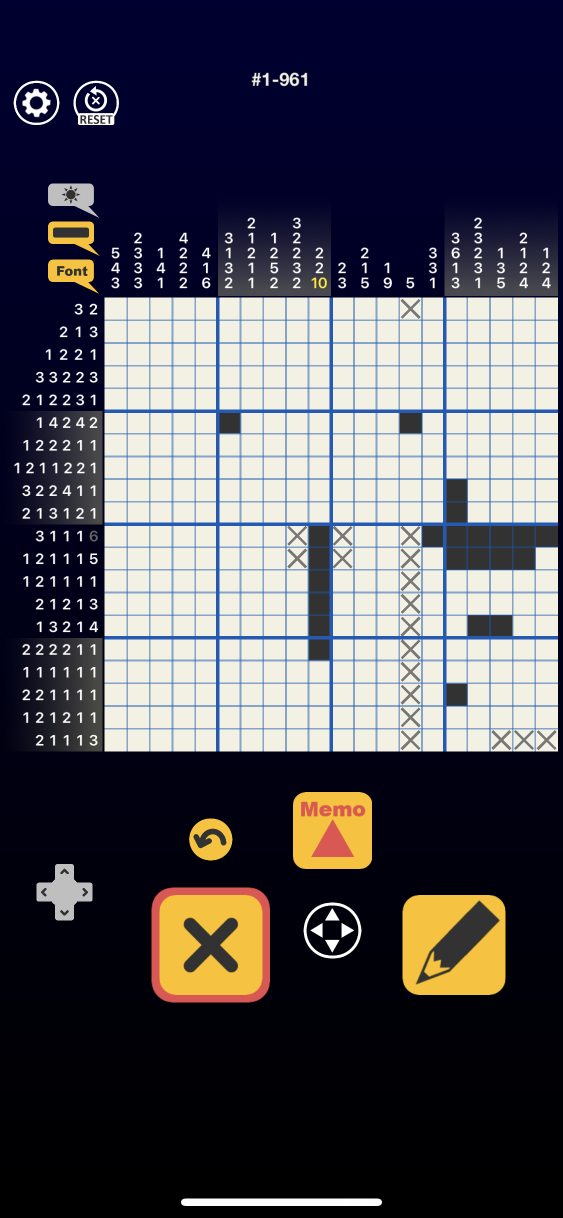
#> input picture data/nemo1.png, 1125 x 2436 px (shown at 1/2 size)
$ python -i _1_image_process.py   (imports and definitions only)
#> lines starting #> are read from the running program, lines starting #| are printed output that depends on the picture; after the words box and inside, x2 and y2 are one past the last pixel; in counts of white or black regions, pixels touching at a corner belong together
import os
from collections import Counter

import cv2
import numpy as np
import pytesseract
import re
import pickle
# from _0_game_num import *

# import numpy as np
from scipy import stats
use_saved_setxy = True


def normalize_to_grid(points, grid_size):
    points = np.array(points)
    x, y = points[:, 0], points[:, 1]

    x_min, x_max = np.min(x), np.max(x)
    y_min, y_max = np.min(y), np.max(y)

    # 데이터의 범위 계산
    x_range = x_max - x_min
    y_range = y_max - y_min

    # 데이터 포인트 개수의 제곱근을 사용하여 초기 격자 수 추정
    initial_grid_size = int(np.sqrt(len(points)))

    # 격자 수를 지정된 범위 내로 조정
    # grid_size = np.clip(initial_grid_size, min_grid_size, max_grid_size)
    # grid_size = 30+1

    # 격자 간격 계산 (x와 y 방향 중 큰 값 사용)
    grid_step = max(x_range, y_range) / (grid_size - 1)

    # 각 점을 가장 가까운 격자점으로 이동
    x_normalized = np.round((x - x_min) / grid_step) * grid_step + x_min
    y_normalized = np.round((y - y_min) / grid_step) * grid_step + y_min

    # 정규화된 좌표를 새로운 배열로 결합
    normalized_points = np.column_stack((x_normalized, y_normalized))

    # 정규화된 x값과 y값을 set으로 변환
    x_set = set(x_normalized)
    y_set = set(y_normalized)

    return normalized_points, grid_size, x_set, y_set


def find_grid2(img_name):
#> called with img_name = '../data/nemo1.png'
    image  = cv2.imread(img_name)
#> image is the input picture: shape (2436, 1125, 3); mean B, G, R 87.1, 78.2, 79.7
    # cv2.imshow("Image", image)

    gray = cv2.cvtColor(image, cv2.COLOR_BGR2GRAY)
    # cv2.imshow("gray", gray)

    blur = cv2.GaussianBlur(gray, (5,5), 15)
    # cv2.imshow("blur", blur)

    thresh = cv2.adaptiveThreshold(blur, 255, 1, 1, 3, 2)
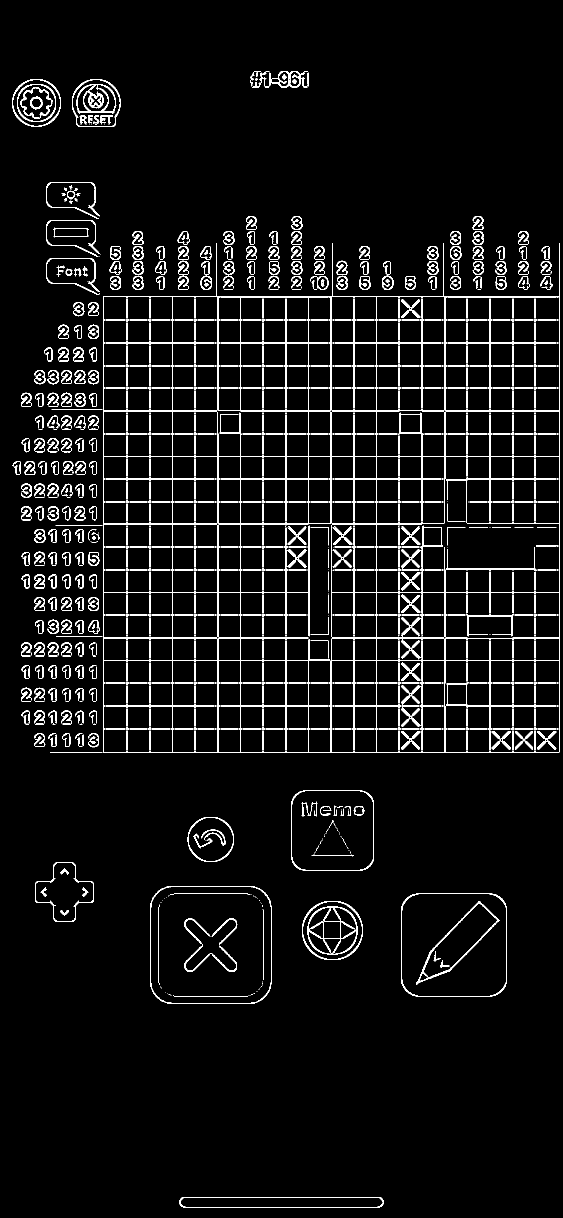
#> thresh: shape (2436, 1125) (shown at 1/2 size); 4.9% white in thin lines or dots
    # cv2.imshow("thresh", thresh)

    contours, _ = cv2.findContours(thresh, cv2.RETR_TREE, cv2.CHAIN_APPROX_SIMPLE)
#> contours = 2084 contours, 1605 with area under 20; largest, box (x1, y1, x2, y2) and area: (206, 486, 1119, 1506) 832658, (206, 592, 1119, 1506) 522791, (300, 1772, 543, 2008) 55160, (300, 1772, 543, 2008) 54809, (890, 592, 1119, 822) 52209

    max_area = 0
    c = 0
    for i in contours:
        area = cv2.contourArea(i)
        if area > 1000:
            if area > max_area:
                max_area = area
                best_cnt = i
                # image = cv2.drawContours(image, contours, c, (0, 255, 0), 3)
                # image = cv2.drawContours(image, contours, c, (0, 0, 255), 3)
        c+=1
#> this loop made 2084 passes
#> (area, max_area) on passes 1, 3, 9, 16, 625: (8078, 8078), (11356, 11356), (42241.5, 42241.5), (55159.5, 55159.5), (832658, 832658)
#> after the loop, best_cnt = contour of 24 points, box (x1, y1, x2, y2) (206, 486, 1119, 1506), area 832658; c = 2084; max_area = 832658

    mask = np.zeros((gray.shape),np.uint8)
    cv2.drawContours(mask,[best_cnt],0,255, -1)
#> mask: shape (2436, 1125); 30.5% white; 1 white region, box (x1, y1, x2, y2) and area: (206, 486, 1119, 1506) 834903
    cv2.drawContours(mask,[best_cnt],0,0,5)
#> mask: shape (2436, 1125); 29.9% white; 1 white region, box (x1, y1, x2, y2) and area: (210, 595, 1115, 1502) 819933
    # cv2.imshow("mask", mask)

    out = np.zeros_like(gray)
    out[mask == 255] = gray[mask == 255]
    # cv2.imshow("New image", out)

    blur = cv2.GaussianBlur(out, (5,5), 0)
    # cv2.imshow("blur1", blur)

    thresh = cv2.adaptiveThreshold(blur, 255, 1, 1, 11, 2)
#> thresh: shape (2436, 1125); 5.8% white; 16 white regions
    # cv2.imshow("thresh1", thresh)

    contours, _ = cv2.findContours(thresh, cv2.RETR_TREE, cv2.CHAIN_APPROX_SIMPLE)
#> contours = 373 contours, 11 with area under 20; largest, box (x1, y1, x2, y2) and area: (205, 591, 1120, 1507) 836242, (891, 595, 1116, 821) 17002, (209, 595, 434, 821) 17002, (891, 1277, 1116, 1503) 16990, (209, 1277, 434, 1503) 16964


    '''
    '''
    max_area = 0
    c = 0
    for i in contours:
        area = cv2.contourArea(i)
        if area > 1000:
            if area > max_area:
                max_area = area
                best_cnt = i
                # image = cv2.drawContours(image, contours, c, (0, 255, 0), 3)
                # image = cv2.drawContours(image, contours, c, (0, 0, 255), 3)
        c+=1
#> this loop made 373 passes
#> (area, max_area) on pass 1: (836242, 836242)
#> after the loop, best_cnt = contour of 28 points, box (x1, y1, x2, y2) (205, 591, 1120, 1507), area 836242; c = 373; max_area = 836242

    mask = np.zeros((gray.shape),np.uint8)
    cv2.drawContours(mask,[best_cnt],0,255, -1)
#> mask: shape (2436, 1125); 30.6% white; 1 white region, box (x1, y1, x2, y2) and area: (205, 591, 1120, 1507) 838066
    cv2.drawContours(mask,[best_cnt],0,0,5)
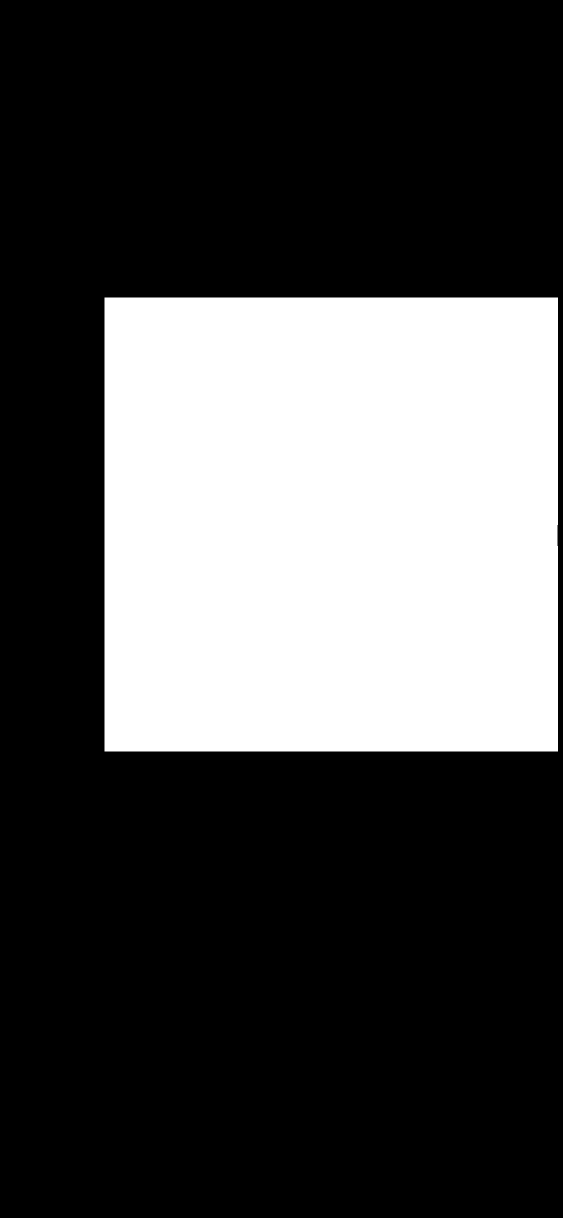
#> mask: shape (2436, 1125) (shown at 1/2 size); 30% white; 1 white region, box (x1, y1, x2, y2) and area: (209, 595, 1116, 1503) 823514
    # cv2.imshow("mask", mask)

    out = np.zeros_like(gray)
    out[mask == 255] = gray[mask == 255]
    # cv2.imshow("New image", out)

    blur = cv2.GaussianBlur(out, (5,5), 0)
    # cv2.imshow("blur1", blur)

    thresh = cv2.adaptiveThreshold(blur, 255, 1, 1, 11, 2)
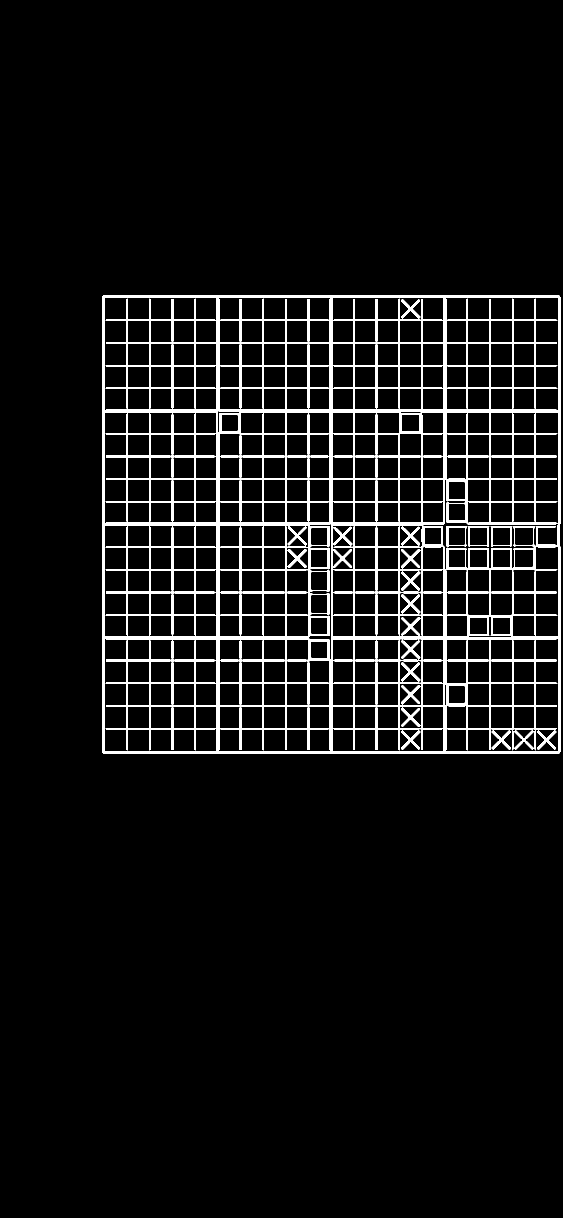
#> thresh: shape (2436, 1125) (shown at 1/2 size); 5.9% white; 16 white regions
    # cv2.imshow("thresh1", thresh)

    '''
    '''


    contours, _ = cv2.findContours(thresh, cv2.RETR_TREE, cv2.CHAIN_APPROX_SIMPLE)
#> contours = 373 contours, 11 with area under 20; largest, box (x1, y1, x2, y2) and area: (204, 590, 1121, 1508) 839864, (891, 594, 1117, 821) 17432, (208, 594, 434, 821) 17432, (891, 1277, 1117, 1504) 17420, (208, 1277, 434, 1504) 17393

    c = 0
    for i in contours:
        area = cv2.contourArea(i)
        if area > 1000/2:
            cv2.drawContours(image, contours, c, (0, 255, 0), 1)
        c+=1
#> this loop made 373 passes
#> area on passes 1, 5, 6: 839864, 9509.5, 427.5
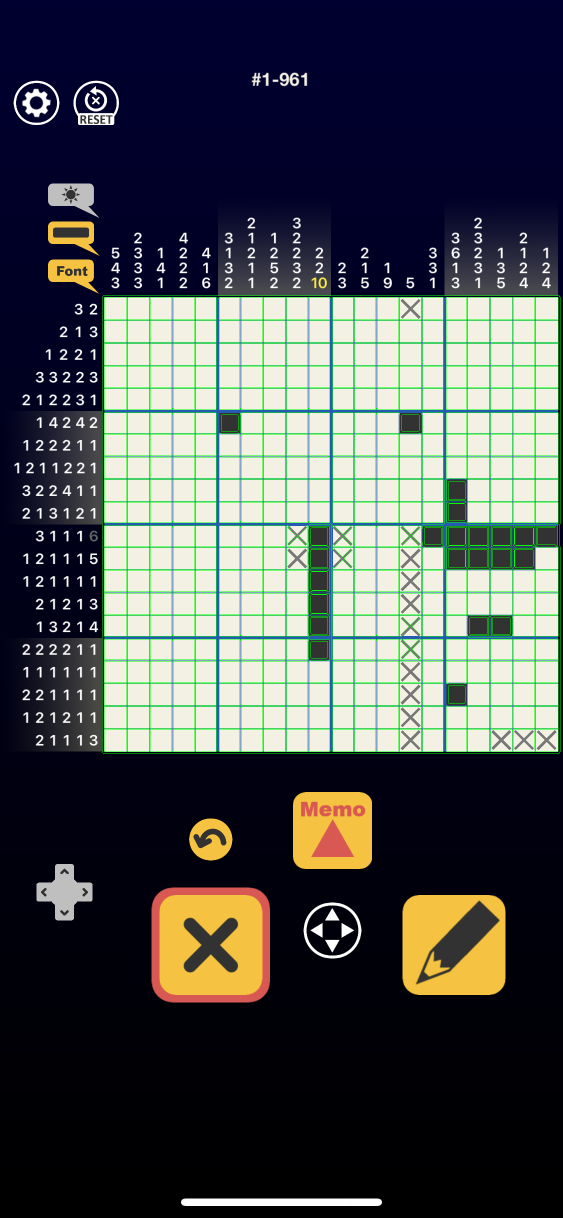
#> image: shape (2436, 1125, 3) (shown at 1/2 size); 2.68% of pixels changed, all inside (x1, y1, x2, y2) = (204, 590, 1121, 1508)
#> after the loop, c = 373

    min_w = 9999999
    min_h = 9999999
    # set_x = []
    # set_y = []
    set_xx = set()
    set_yy = set()
    points = []
    min_xx = 9999999
    min_yy = 9999999
    max_xx = 0
    max_yy = 0
    for idx in range(len(contours)):
        x, y, w, h = cv2.boundingRect(contours[idx])

        points.append((x, y))
        # points.append((x+w, y+h))

        # set_x.append(x)
        # set_y.append(y)
        set_xx.add(x)
        set_xx.add(x+w)
        set_yy.add(y)
        set_yy.add(y+h)

        # [4 lines of commented-out code are left out]
        if w < min_w:
            min_w = w
        if h < min_h:
            min_h = h
        if x < min_xx:
            min_xx = x
        if y < min_yy:
            min_yy = y
        if x+w > max_xx:
            max_xx = x+w
        if y+h > max_yy:
            max_yy = y+h
#> this loop made 373 passes
#> (x, y, w, h, min_w, min_h, min_xx, min_yy) on pass 1: (204, 590, 917, 918, 917, 918, 204, 590)
#> after the loop, max_xx = 1121; max_yy = 1508; min_h = 3; min_w = 3; min_xx = 204; min_yy = 590; points = 373 pairs, first value 204 to 1113, second value 590 to 1500; set_xx = 96 items; set_yy = 105 items

    set_xx = sorted(set_xx)
#> set_xx = 96 values from 204 to 1121
    set_yy = sorted(set_yy)
#> set_yy = 105 values from 590 to 1508

    count_x = 0
    for i in range(len(set_xx) - 1):
        diff = set_xx[i + 1] - set_xx[i]
        if diff > 10:
            count_x += 1
#> this loop made 95 passes
#> diff on passes 1 to 8: 4, 1, 3, 42, 1, 44, 1, 44
        # print(f'{i}: {set_xx[i]} -> Next: {set_xx[i + 1]}, Difference: {set_xx[i + 1] - set_xx[i]}')

    print(f'count_x: {count_x}')
#| count_x: 21

    global use_saved_setxy
    set_xy_filename = '../data/' +  f'nemo_{count_x}_xy.pos'
    if use_saved_setxy and os.path.exists(set_xy_filename):
        with open(set_xy_filename, 'rb') as f:
            set_x, set_y = pickle.load(f)
        return set_x, set_y

    normalized, grid_size, set_x, set_y = normalize_to_grid(points, count_x+1)

    set_x = {int(x) for x in set_x}
    set_y = {int(y) for y in set_y}

    # print("Original points:", points)
    # print("Normalized points:", normalized.tolist())
    # print("Estimated grid size:", grid_size)

    print(f'min_w: {min_w}, min_h: {min_h}')
#| min_w: 3, min_h: 3
    # sort set_x, set_y
    set_x = sorted(set_x)
    set_y = sorted(set_y)

    x_freq = Counter(set_x)
    y_freq = Counter(set_y)

    print(f'x_freq: {x_freq}')
#| x_freq: Counter({204: 1, 247: 1, 290: 1, 334: 1, 377: 1, 420: 1, 464: 1, 507: 1, 550: 1, 594: 1, 637: 1, 680: 1, 724: 1, 767: 1, 810: 1, 854: 1, 897: 1, 940: 1, 984: 1, 1027: 1, 1070: 1, 1114: 1})
    print(f'y_freq: {y_freq}')
#| y_freq: Counter({590: 1, 633: 1, 676: 1, 720: 1, 763: 1, 806: 1, 850: 1, 893: 1, 936: 1, 980: 1, 1023: 1, 1066: 1, 1110: 1, 1153: 1, 1196: 1, 1240: 1, 1283: 1, 1326: 1, 1370: 1, 1413: 1, 1456: 1, 1500: 1})


    for i in range(len(set_x) - 1):
        print(f'{i}: {set_x[i]} -> Next: {set_x[i + 1]}, Difference: {set_x[i + 1] - set_x[i]}')
#> this loop made 21 passes
#| 0: 204 -> Next: 247, Difference: 43
#| 1: 247 -> Next: 290, Difference: 43
#| 2: 290 -> Next: 334, Difference: 44
#| 3: 334 -> Next: 377, Difference: 43
#| 4: 377 -> Next: 420, Difference: 43
#> (further printed lines are left out)


    min_x = min(set_x)
    max_x = max(set_x)
    min_y = min(set_y)
    max_y = max(set_y)

    gap_x = ((max_xx - min_xx) - (max_x - min_x)) // 2
    gap_y = ((max_yy - min_yy) - (max_y - min_y)) // 2

    print(f'gap_x: {gap_x}, gap_y: {gap_y}')
#| gap_x: 3, gap_y: 4
    set_x = {x + gap_x for x in set_x}
    set_y = {y + gap_y for y in set_y}
    min_x += gap_x
    max_x += gap_x
    min_y += gap_y
    max_y += gap_y

    for x in set_x:
        cv2.line(image, (x, min_y), (x, max_y), (0, 0, 255), 2)
#> this loop made 22 passes
#> x on passes 1 to 8: 640, 770, 900, 1030, 293, 423, 553, 683
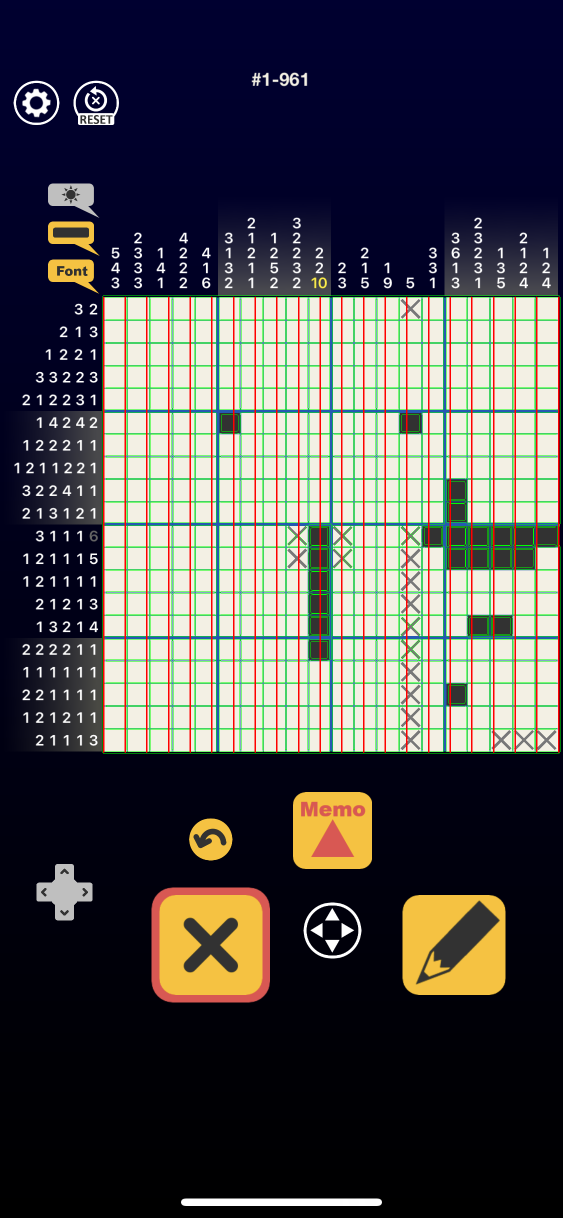
#> image: shape (2436, 1125, 3) (shown at 1/2 size); 2.2% of pixels changed, all inside (x1, y1, x2, y2) = (206, 593, 1119, 1506)
    for y in set_y:
        cv2.line(image, (min_x, y), (max_x, y), (0, 0, 255), 2)
#> this loop made 22 passes
#> y on passes 1 to 8: 897, 1027, 1157, 1287, 1417, 680, 810, 940
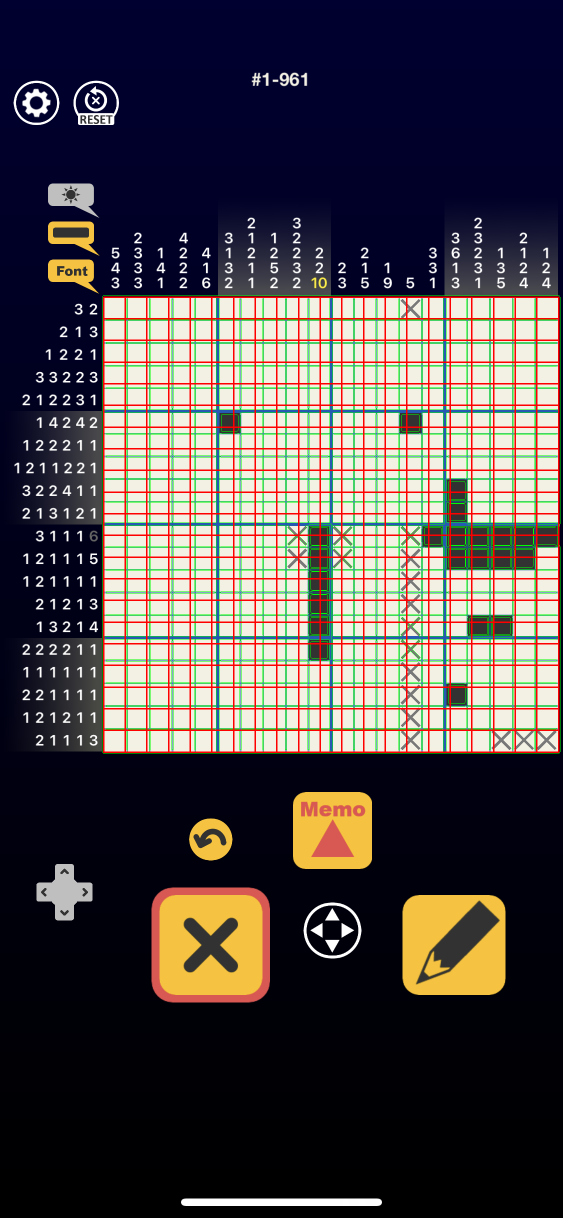
#> image: shape (2436, 1125, 3) (shown at 1/2 size); 2.04% of pixels changed, all inside (x1, y1, x2, y2) = (208, 593, 1117, 1506)

    # cv2.imshow("Final Image", image)
    # cv2.waitKey(0)
    # cv2.destroyAllWindows()

    set_x = sorted(set_x)
    set_y = sorted(set_y)

    print(f'set_x: {set_x}')
#| set_x: [207, 250, 293, 337, 380, 423, 467, 510, 553, 597, 640, 683, 727, 770, 813, 857, 900, 943, 987, 1030, 1073, 1117]
    print(f'set_y: {set_y}')
#| set_y: [594, 637, 680, 724, 767, 810, 854, 897, 940, 984, 1027, 1070, 1114, 1157, 1200, 1244, 1287, 1330, 1374, 1417, 1460, 1504]

    if not os.path.exists(set_xy_filename):
        # save set_x, set_y with pickle
        with open(set_xy_filename, 'wb') as f:
            pickle.dump((set_x, set_y), f)

    return set_x, set_y


# [202 lines left out: functions find_grid, get_list_from_image, not called in this run]


def is_in(prev_x, prev_w, cur_x, cur_w):
    return not ((prev_x > cur_x + cur_w) or (prev_x + prev_w < cur_x))

index_x = 5
index_y = 6
index_value = 7

# [162 lines left out: functions reindex_list, save_file, process_1, not called in this run]

# [2 lines not run here, left out]

>>> result = find_grid2('../data/nemo1.png')
